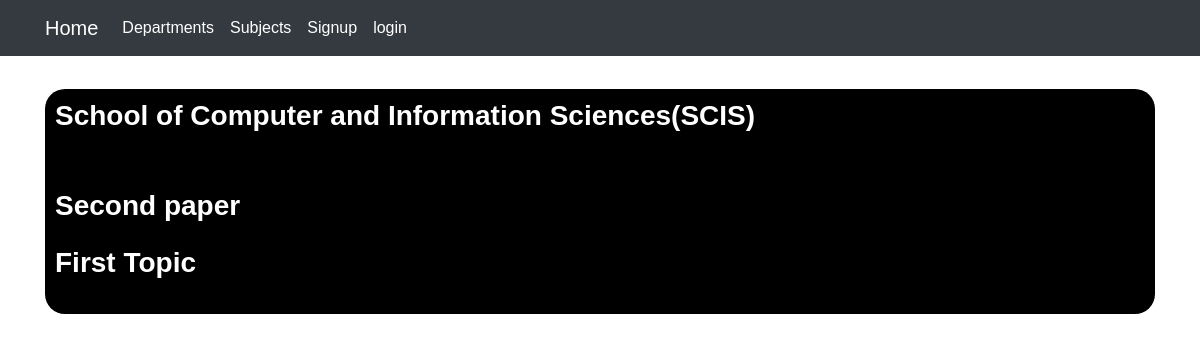
Page /department/subjects/1/ on the committed database.
### department/models.py (models this page shows, shortened)
class Department(models.Model):
    name = models.CharField(max_length=100)
    description = models.TextField()

### subjects/models.py (models this page shows, shortened)
class Subject(models.Model):
    title = models.CharField(max_length=100)
    details = models.TextField()
    user = models.ForeignKey(User, related_name='subjects', on_delete=models.CASCADE)
    created_at = models.DateTimeField(auto_now=True)
    department = models.ForeignKey(Department, related_name='subjects', null=True, blank=True,on_delete=models.CASCADE)
    github_url = models.URLField(blank=True)
    document_file = models.FileField(upload_to='profile_pics', blank=True, null=True, validators=[validate_file_extension])
    class Meta:
        ordering = ["-created_at"]

### department/views.py (the view)
# urls.py: path('subjects/<int:pk>/', views.dept_subjects, name='subjects'),
def dept_subjects(request, pk):
    department = get_object_or_404(Department, pk=pk)
    subjects = department.subjects.all()
    return render(request, 'department/department_subjects.html',
                            {'department': department,
                            'subjects': subjects,})

### department/templates/department/department_subjects.html (shortened to what this page needs)
{% extends 'base.html' %}
{% block content %}
<div class='subject-list'>
    <h3><a href="{% url 'department:details' pk=department.pk %}">{{ department.name }}</a></h3>
    <br>
    <br>
    {% for subject in subjects %}
    <h3><a href="{% url 'subjects:details' pk=subject.pk %}">{{ subject.title }}</a></h3>
    {% empty %}
    <h1>No subjects till now</h1>
    {% endfor %}
</div>
{% endblock %}

### static/main.css (style rules this page uses)
body { margin: 0%; padding: 0%; font-family: sans-serif; }

### static/list.css (style rules this page uses)
.subject-list { padding: 10px; margin-top: 3%; width: 100%; height: fit-content; background: black; color: white; top: 50%; left: 50%; box-sizing: border-box; border-radius: 20px; }
.subject-list a { font-weight: bold; text-decoration: none; color: white; }

### rows in the picture
Department: name "School of Computer and Information Sciences(SCIS)"
Subject: title "Second paper"
Subject: title "First Topic"
